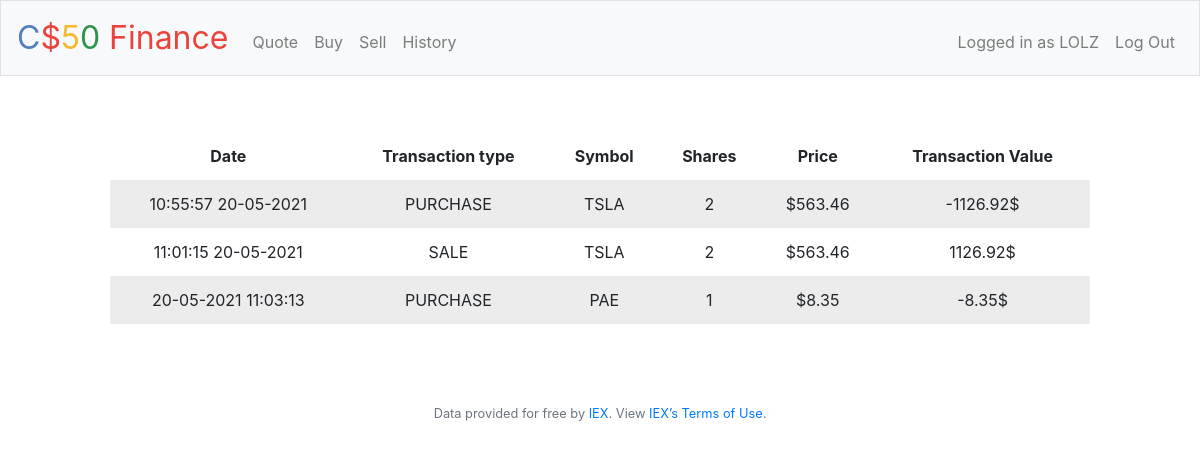
Screenshot of /history (signed in) with the database file from the repository.
### tables this page shows
CREATE TABLE transactions (user_id INTEGER, type TEXT NOT NULL, date TEXT NOT NULL, time TEXT NOT NULL, symbol TEXT NOT NULL, shares NUMERIC NOT NULL, price NUMERIC NOT NULL, total NUMERIC NOT NULL, FOREIGN KEY(user_id) REFERENCES users(id));

### application.py (the view)
@app.route("/history")
@login_required
def history():
    transactions = db.execute("SELECT date, time, type, symbol, shares, price, total FROM transactions WHERE user_id = ?", session["user_id"])
    return render_template("/history.html", transactions=transactions)

### application.py (called while the page is built)
@app.after_request
def after_request(response):
    response.headers["Cache-Control"] = "no-cache, no-store, must-revalidate"
    response.headers["Expires"] = 0
    response.headers["Pragma"] = "no-cache"
    return response

### helpers.py (called while the page is built)
def login_required(f):
    @wraps(f)
    def decorated_function(*args, **kwargs):
        if session.get("user_id") is None:
            return redirect("/login")
        return f(*args, **kwargs)
    return decorated_function

### templates/history.html (shortened to what this page needs)
{% extends "layout.html" %}
{% block main %}
    <div class="section">
        <table>
            <thead>
                <tr>
                    <th>Date</th>
                    <th>Transaction type</th>
                    <th>Symbol</th>
                    <th>Shares</th>
                    <th>Price</th>
                    <th>Transaction Value</th>
                </tr>
            </thead>
            <tbody>
                    {% for transaction in transactions %}
                   <tr>
                       <td> {{ transaction.date }}   {{ transaction.time }} </td>
                       <td> {{ transaction.type }} </td>
                       <td> {{ transaction.symbol }} </td>
                       <td> {{ transaction.shares }} </td>
                       <td> ${{ '%0.2f'|format(transaction.price|float)}} </td>
                       <td> {{ '%0.2f'|format(transaction.total|float)}}$ </td>
                   </tr>
                   {% endfor %}
            </tbody>
        </table>
    </div>
{% endblock %}

### static/styles.css (style rules this page uses)
.section { padding-bottom: 1rem; padding-left: 2rem; padding-right: 2rem; padding-top: 0.5rem; }
table { background-color: transparent; margin-bottom: 1rem; width: 100%; }
table th, table td { padding: 0.75rem; vertical-align: middle; }
tbody tr:nth-of-type(odd) { background-color: rgb(191, 191, 191, 0.3); }

### rows the page displays
transactions: price "563.46", total "-1126.92"
transactions: price "563.46", total "1126.92"
transactions: price "8.35", total "-8.35"

### other values shown
{{ session.user }} "LOLZ"
